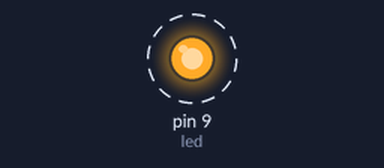
A sketch run on a simulated Arduino Uno, built with avr-gcc and run on an emulated ATmega328P. On the bench: output pins drawn as LEDs (lit = HIGH). Dashed ring = blinking. What the sketch prints to the serial monitor is not drawn.

Above: at 0.2 s.
Timing chart, 0 to 3.0 s (numbered marks = the images above):
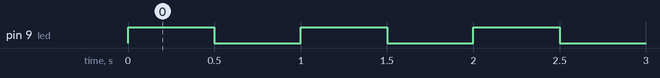

The sketch:

Arduino_Workshop.ino
```cpp
int led = 9;

void setup() {
  // put your setup code here, to run once:
  pinMode(led, OUTPUT);
  Serial.begin(9600);
}

void loop() {
  // put your main code here, to run repeatedly:
  digitalWrite(led, HIGH);
  // Serial.write() does the same thing as Serial.print()
  Serial.println("on");
  delay(500);
  digitalWrite(led, LOW);
  Serial.println("off");
  delay(500);

  // PWM (available on pins with '~' next to it)
  // analogWrite(led, 5);
}
```

Measured:
- by itself, pin 9 (led): alternates HIGH for 0.50 s and LOW for 0.50 s
